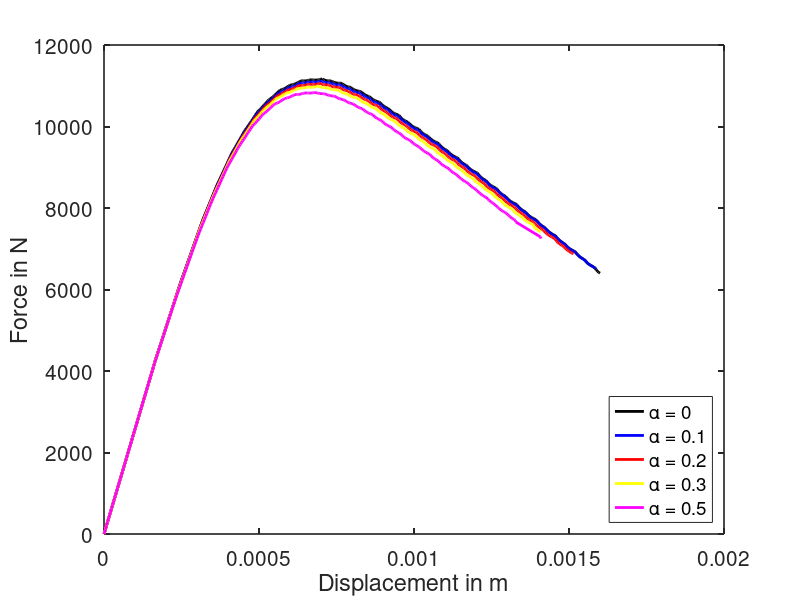

The MATLAB source for this figure:
A=load('0.1ux.txt');
displacement01= A(:,2);

B = load('0.1fx.txt');
force01 = B(:,2);

C=load('0.3ux.txt');
displacement03 = C(:,2);

D= load('0.3fx.txt');
force03= D(:,2);

#E=load('0.6ux.txt');
#displacement06= E(:,2);

#F= load('0.6fx.txt');
#force06 = F(:,2);

G=load('ux.txt');
displacement0= G(:,2);

H= load('fx.txt');
force0 = H(:,2);

I=load('0.2ux.txt');
displacement02= I(:,2);

J= load('0.2fx.txt');
force02 = J(:,2);

K=load('0.5ux.txt');
displacement05= K(:,2);

L= load('0.5fx.txt');
force05 = L(:,2);


figure(1,'position',[50,50,1300,950])

plot(displacement0,force0,'k-',"linewidth", 2)

hold on
plot(displacement01,force01,'b-',"linewidth", 2) 

hold on
plot(displacement02,force02,'r-',"linewidth", 2) 

hold on
plot(displacement03,force03,'y-',"linewidth", 2)

hold on
plot(displacement05,force05,'m-',"linewidth", 2)

#hold on
#plot(displacement06,force06,'m-',"linewidth", 2)



legend('\alpha = 0','\alpha = 0.1','\alpha = 0.2','\alpha = 0.3','\alpha = 0.5','Location','SouthEast', "fontsize", 10)
set(gca, "linewidth",1.2, "fontsize", 15)


xlabel('Displacement in m', "fontsize", 17)
ylabel('Force in N', "fontsize", 17)





